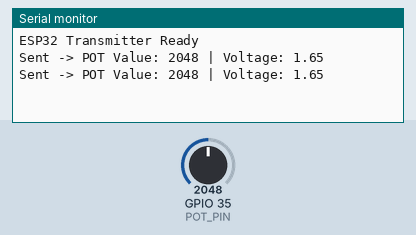
Simulated run of this sketch. Board: ESP32. On the bench: the last lines printed to the serial monitor. Inputs (shaded band) come from the test bench; at power-on: GPIO 35 (POT_PIN) = 2048.

Above: at 1.8 s.
1.9 s: GPIO 35 (POT_PIN) set to 2866
At 2.8 s:
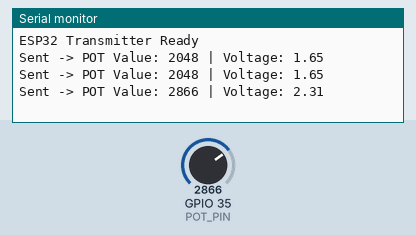
3.4 s: GPIO 35 (POT_PIN) set to 3603
At 4.3 s:
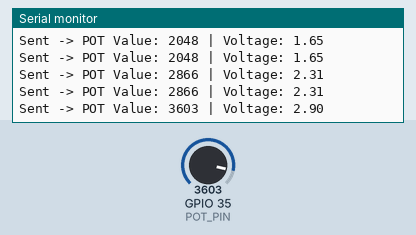
Timing chart, 0 to 6.4 s (numbered marks = the images above; inputs shaded):
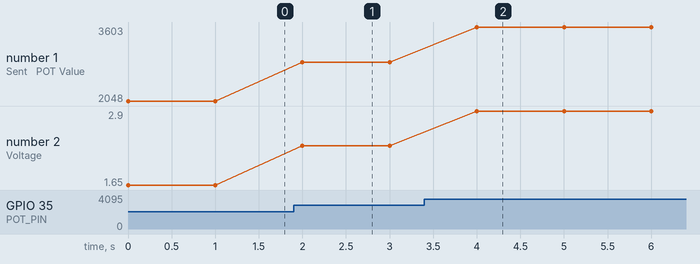

Measured:
- after the input at 1.9 s, the serial monitor: prints a new line after 0.10 s (image 1)
- after the input at 3.4 s, the serial monitor: prints a new line after 0.60 s (image 2)
- plotted number 1: 2048 → 2866 after the input at 1.9 s, 2866 → 3603 after the input at 3.4 s
- plotted number 2: 1.65 → 2.31 after the input at 1.9 s, 2.31 → 2.9 after the input at 3.4 s

The sketch:

esp32_transmitter.ino
```cpp
// ESP32 UART Transmitter
// Reads potentiometer value and sends it via Serial1 (UART)

#define POT_PIN 35   // Analog pin for potentiometer (use GPIO 34, 35, 32, 33, 36, or 39)

void setup() {
  Serial.begin(115200);                         // Debug monitor
  Serial1.begin(9600, SERIAL_8N1, 16, 17);      // RX=16, TX=17
  Serial.println("ESP32 Transmitter Ready");
}

void loop() {
  int potValue = analogRead(POT_PIN);           // Read analog input (0–4095)
  float voltage = (potValue / 4095.0) * 3.3;    // Convert to voltage

  // Send potentiometer value and voltage to receiver
  Serial1.print("POT:");
  Serial1.print(potValue);
  Serial1.print(",");
  Serial1.println(voltage, 2);

  // Also print on Serial Monitor
  Serial.print("Sent -> POT Value: ");
  Serial.print(potValue);
  Serial.print(" | Voltage: ");
  Serial.println(voltage, 2);

  delay(1000);
}
```
